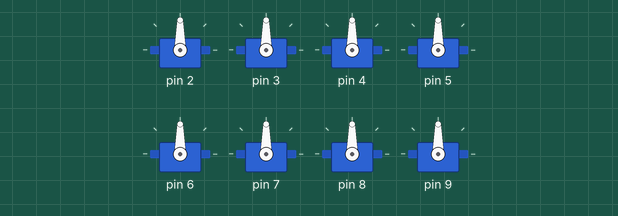
Bench run of a sketch on a simulated Arduino Uno, built with avr-gcc and run on an emulated ATmega328P. Shown: 8 × servo.

Above: at 0.1 s.
At 1.1 s:
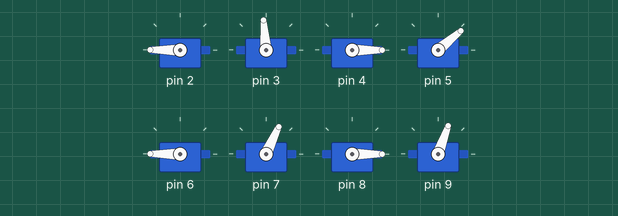
At 6.45 s:
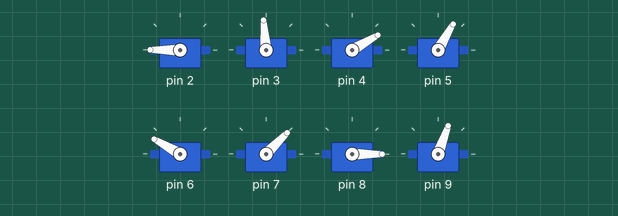
At 12.1 s:
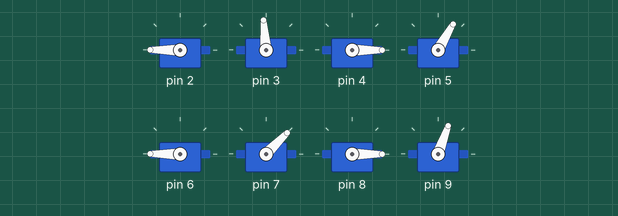
At 25.85 s:
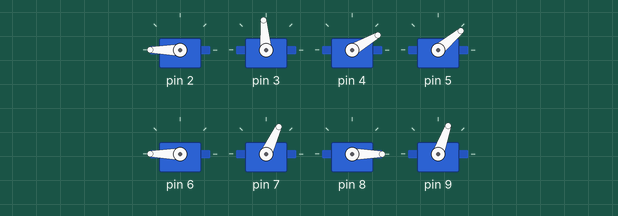
At 39.66 s:
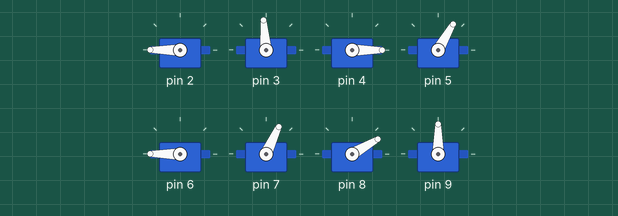
Timing chart, 0 to 40.0 s (numbered marks = the images above):
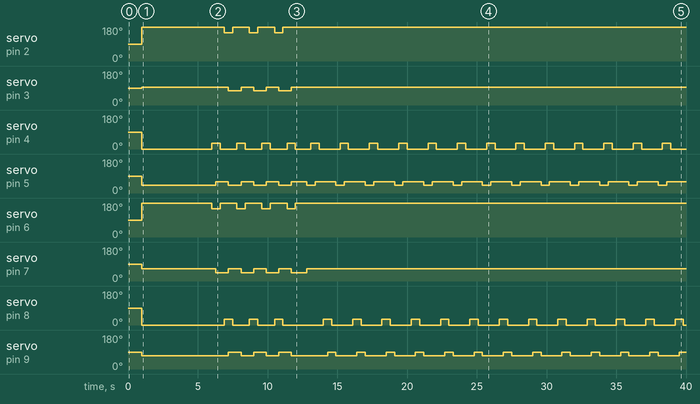

The sketch:

robot.ino.ino
```cpp
#include <Servo.h>

Servo servos[8];

int pos = 0;
int leftPos = 180;
int rightPos = 0;

void setup() {
  Serial.begin(9600);

  // Assign pins to servos
  for (int i = 0; i < 8; ++i)
    servos[i].attach(i+2);

  delay(1000);

  // Write initial positions for z-axis
  servos[0].write(leftPos);
  servos[2].write(rightPos);
  servos[4].write(leftPos);
  servos[6].write(rightPos);

  // Write initial positions for x & y axes
  servos[1].write(95);
  servos[3].write(40);
  servos[5].write(65);
  servos[7].write(70);
  delay(5000);

  unsigned int runs = 3;
  walk_forward(runs);
  // walk_backward(runs);
  turn_left();
  walk_forward(runs);
  turn_left();
  walk_forward(runs);
  turn_left();
  walk_forward(runs);

  walk_backward(runs);
  delay(500);

  for (int i = 0; i < 8; ++i)
    servos[i].detach();

  Serial.end();
}

void walk_forward(unsigned int runs) {
  // front left and back right up
  servos[2].write(servos[2].read() + 30);
  servos[4].write(servos[4].read() - 30);
  delay(300);

  servos[3].write(servos[3].read() + 20);
  servos[5].write(servos[5].read() - 20);
  delay(300);

  servos[2].write(servos[2].read() - 30);
  servos[4].write(servos[4].read() + 30);
  delay(300);


  // Other legs
  for (int i = 0; i < runs; ++i) {
    // Diag 2 up
    servos[0].write(servos[0].read() - 30);
    servos[6].write(servos[6].read() + 30);
    delay(300);

    // Diag 1 back
    servos[3].write(servos[3].read() - 20);
    servos[5].write(servos[5].read() + 20);

    // Diag 2 forward
    servos[1].write(servos[1].read() - 20);
    servos[7].write(servos[7].read() + 20);
    delay(300);

    // Diag 2 down
    servos[0].write(servos[0].read() + 30);
    servos[6].write(servos[6].read() - 30);
    delay(300);

    // Diag 1 up
    servos[2].write(servos[2].read() + 30);
    servos[4].write(servos[4].read() - 30);
    delay(300);

    // Diag 2 back
    servos[1].write(servos[1].read() + 20);
    servos[7].write(servos[7].read() - 20);

    // Diag 1 forward
    servos[3].write(servos[3].read() + 20);
    servos[5].write(servos[5].read() - 20);
    delay(300);

    // Diag 1 down
    servos[2].write(servos[2].read() - 30);
    servos[4].write(servos[4].read() + 30);
    delay(300);
  }
  delay(500);

  servos[3].write(servos[3].read() - 20);
  servos[5].write(servos[5].read() + 20);
  delay(300);
}

void walk_backward(unsigned int runs) {
  // front left and back right up
  servos[2].write(servos[2].read() + 30);
  servos[4].write(servos[4].read() - 30);
  delay(300);

  servos[3].write(servos[3].read() - 20);
  servos[5].write(servos[5].read() + 20);
  delay(300);

  servos[2].write(servos[2].read() - 30);
  servos[4].write(servos[4].read() + 30);
  delay(300);

  // Other legs
  for (int i = 0; i < runs; ++i) {
    servos[0].write(servos[0].read() - 30);
    servos[6].write(servos[6].read() + 30);
    delay(300);

    // Reset other legs
    servos[3].write(servos[3].read() + 20);
    servos[5].write(servos[5].read() - 20);

    servos[1].write(servos[1].read() + 20);
    servos[7].write(servos[7].read() - 20);
    delay(300);

    servos[0].write(servos[0].read() + 30);
    servos[6].write(servos[6].read() - 30);
    delay(300);

    // Other
    servos[2].write(servos[2].read() + 30);
    servos[4].write(servos[4].read() - 30);
    delay(300);

    // Reset other legs
    servos[1].write(servos[1].read() - 20);
    servos[7].write(servos[7].read() + 20);

    servos[3].write(servos[3].read() - 20);
    servos[5].write(servos[5].read() + 20);
    delay(300);

    servos[2].write(servos[2].read() - 30);
    servos[4].write(servos[4].read() + 30);
    delay(300);
  }
}

void turn_left() {
  // Front right leg up
  servos[2].write(servos[2].read() + 30);
  delay(300);

  // Front right leg forward
  servos[3].write(servos[3].read() + 20);
  delay(300);

  // Front right leg down
  servos[2].write(servos[2].read() - 30);
  delay(300);


  // Other legs
  for (int i = 0; i < 18; ++i) {
    // Back right leg up
    servos[6].write(servos[6].read() + 30);
    delay(300);

    // Back right leg forward
    servos[7].write(servos[7].read() + 20);
    delay(300);

    // Back right leg down
    servos[6].write(servos[6].read() - 30);
    delay(300);

    // Front right leg back
    servos[3].write(servos[3].read() - 20);

    // Back right leg backward
    servos[7].write(servos[7].read() - 20);
    delay(300);

    // Front right leg up
    servos[2].write(servos[2].read() + 30);
    delay(300);

    // Front right leg forward
    if (i != 17) {
      servos[3].write(servos[3].read() + 20);
      delay(300);
    }

    // Front right leg down
    servos[2].write(servos[2].read() - 30);
    delay(300);
  }

  // Front right leg up
  servos[2].write(servos[2].read() + 30);

  // Front right leg back
  servos[3].write(servos[3].read() - 20);
  delay(300);

  // Front right leg down
  servos[2].write(servos[2].read() - 30);
}

void loop() {

}
```

Measured:
- by itself, servo on pin 2: repeats every 1.8 s: 150° 0.60 s, 180° 1.2 s, until it stays 180° from 11.1 s
- by itself, servo on pin 3: repeats every 1.8 s: 75° 0.90 s, 95° 0.90 s, until it stays 95° from 11.7 s
- by itself, servo on pin 4: goes 0° 5.0 s, 4 × (30° 0.60 s, 0° 1.2 s), 12 × (30° 0.60 s, 0° 1.5 s), 30° 0.60 s, then 0°
- by itself, servo on pin 5: goes 40° 5.3 s, 3 × (60° 0.90 s, 40° 0.90 s), 60° 1.1 s, 12 × (40° 0.60 s, 60° 1.5 s), 40° 0.60 s, then 60°
- by itself, servo on pin 6: repeats every 1.8 s: 150° 0.60 s, 180° 1.2 s, until it stays 180° from 12.0 s
- by itself, servo on pin 7: goes 65° 5.3 s, 3 × (45° 0.90 s, 65° 0.90 s), 45° 1.1 s, then 65°
- by itself, servo on pin 8: 90° → 0° at 1.0 s, → 30° 5.9 s later, → 0° 0.60 s later, → 30° 1.2 s later, … (33 changes in this stretch)
- by itself, servo on pin 9: 90° → 70° at 1.0 s, → 90° 6.2 s later, → 70° 0.90 s later, → 90° 0.90 s later, … (32 changes in this stretch)
